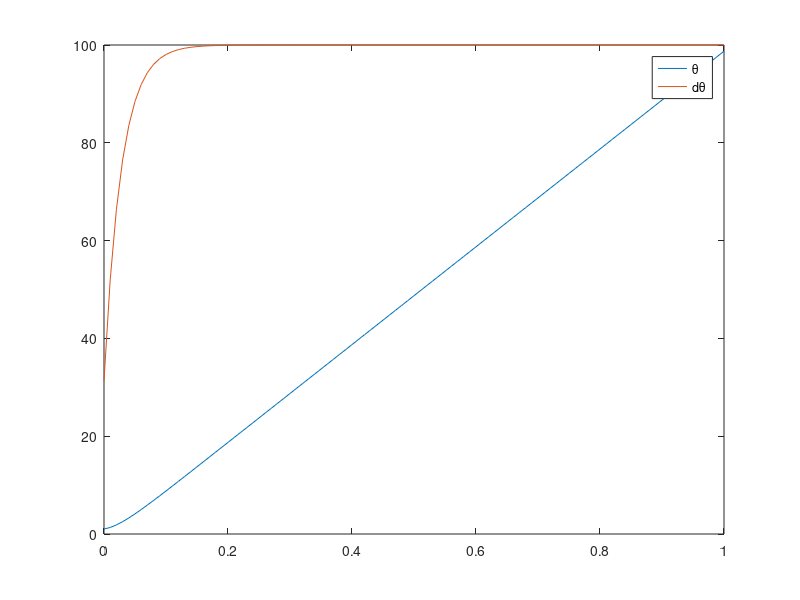

The MATLAB script that drew this image:
clear

m = 0.1;
d = 0.01;
L = 0.1;
I = (1/3)*m*L^2;

A = [0 1; 0 -d/I];
B = [0; 1/I];
C = [1 0];
D = 0;

% sys = ss(A, B, C, D);

Uc = [B A*B]
det(Uc)

Uo = [C; C*A]
det(Uo)

x0 = [1; 2];

dt = 0.01;
t = 0:dt:1;
u = 1;

x = x0;
i = 0;
for n = t
    i = i + 1;
%     x = expm(A * n) * x0;
    dx = A * x + B * u;
    x = x + dx * dt;
    x1(i) = x(1);
    x2(i) = x(2);

end

plot(t, x1, t, x2)

legend('θ', 'dθ');